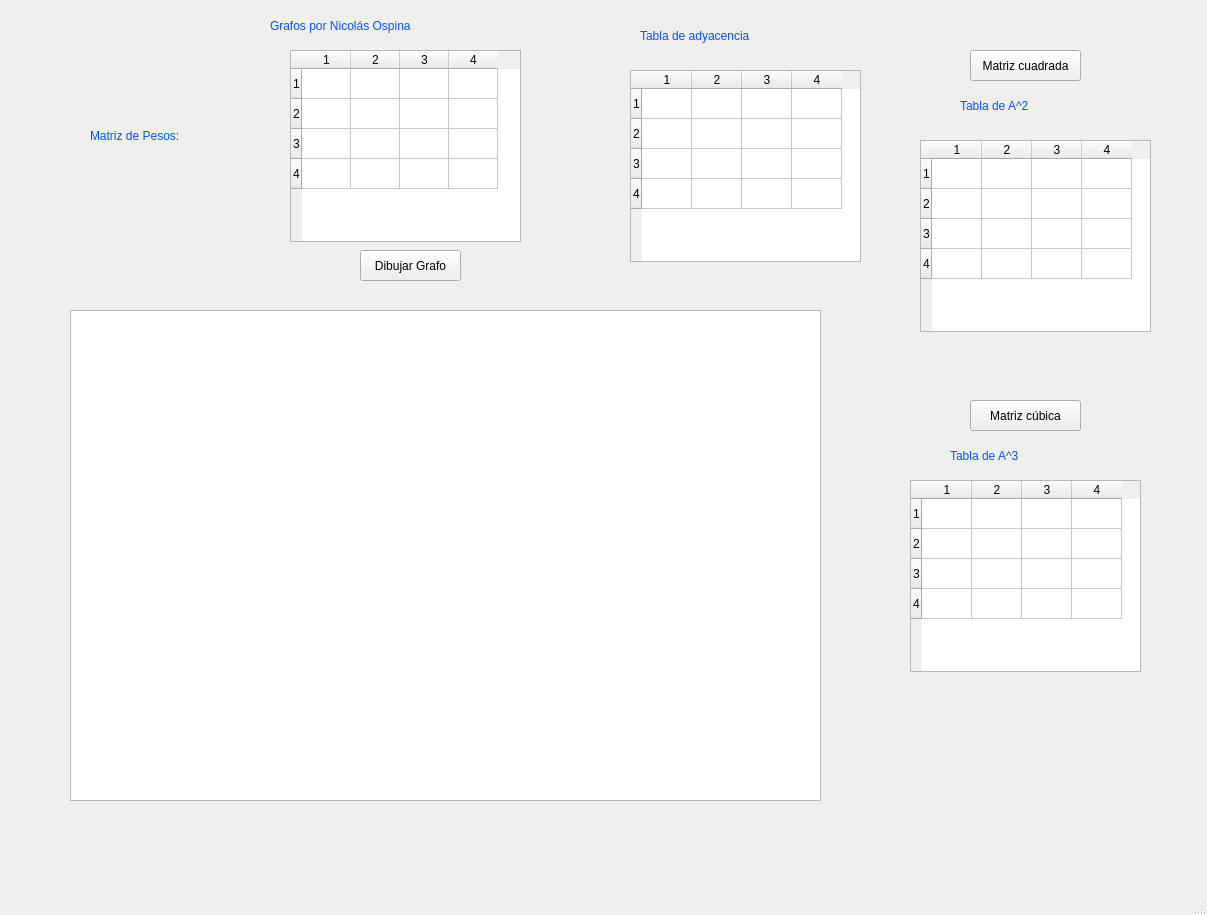
<?xml version="1.0" encoding="UTF-8"?>
<ui version="4.0">
 <class>MainWindow</class>
 <widget class="QMainWindow" name="MainWindow">
  <property name="enabled">
   <bool>true</bool>
  </property>
  <property name="geometry">
   <rect>
    <x>0</x>
    <y>0</y>
    <width>1207</width>
    <height>915</height>
   </rect>
  </property>
  <property name="windowTitle">
   <string>MainWindow</string>
  </property>
  <widget class="QWidget" name="centralwidget">
   <widget class="QTableWidget" name="tableWidget">
    <property name="geometry">
     <rect>
      <x>290</x>
      <y>50</y>
      <width>231</width>
      <height>192</height>
     </rect>
    </property>
    <property name="toolTip">
     <string>Haga doble clic en el cabaezado de un vértice para generar una matriz de pesos</string>
    </property>
    <property name="rowCount">
     <number>4</number>
    </property>
    <property name="columnCount">
     <number>4</number>
    </property>
    <attribute name="horizontalHeaderCascadingSectionResizes">
     <bool>false</bool>
    </attribute>
    <attribute name="horizontalHeaderDefaultSectionSize">
     <number>49</number>
    </attribute>
    <attribute name="verticalHeaderShowSortIndicator" stdset="0">
     <bool>false</bool>
    </attribute>
    <row/>
    <row/>
    <row/>
    <row/>
    <column/>
    <column/>
    <column/>
    <column/>
   </widget>
   <widget class="QPushButton" name="btnPintarGrafo">
    <property name="geometry">
     <rect>
      <x>360</x>
      <y>250</y>
      <width>101</width>
      <height>31</height>
     </rect>
    </property>
    <property name="text">
     <string>Dibujar Grafo</string>
    </property>
   </widget>
   <widget class="QGraphicsView" name="graphicsView">
    <property name="geometry">
     <rect>
      <x>70</x>
      <y>310</y>
      <width>751</width>
      <height>491</height>
     </rect>
    </property>
   </widget>
   <widget class="QLabel" name="lblTtitulo">
    <property name="geometry">
     <rect>
      <x>270</x>
      <y>10</y>
      <width>441</width>
      <height>31</height>
     </rect>
    </property>
    <property name="styleSheet">
     <string notr="true">font: 75 14pt &quot;MS Shell Dlg 2&quot;;
color:rgb(0, 85, 255);</string>
    </property>
    <property name="text">
     <string>Grafos por Nicolás Ospina</string>
    </property>
   </widget>
   <widget class="QLabel" name="lblTtitulo_3">
    <property name="geometry">
     <rect>
      <x>90</x>
      <y>120</y>
      <width>181</width>
      <height>31</height>
     </rect>
    </property>
    <property name="styleSheet">
     <string notr="true">font: 75 14pt &quot;MS Shell Dlg 2&quot;;
color:rgb(0, 85, 255);</string>
    </property>
    <property name="text">
     <string>Matriz de Pesos:</string>
    </property>
   </widget>
   <widget class="QLabel" name="lblTtitulo2">
    <property name="geometry">
     <rect>
      <x>90</x>
      <y>330</y>
      <width>181</width>
      <height>71</height>
     </rect>
    </property>
    <property name="styleSheet">
     <string notr="true">font: 75 14pt &quot;MS Shell Dlg 2&quot;;
color:rgb(0, 85, 255);</string>
    </property>
    <property name="text">
     <string/>
    </property>
    <property name="pixmap">
     <pixmap>logo_eafit_blanco.png</pixmap>
    </property>
   </widget>
   <widget class="QPushButton" name="btnMatriz3">
    <property name="geometry">
     <rect>
      <x>970</x>
      <y>400</y>
      <width>111</width>
      <height>31</height>
     </rect>
    </property>
    <property name="text">
     <string>Matriz cúbica</string>
    </property>
   </widget>
   <widget class="QPushButton" name="btnMatriz2">
    <property name="enabled">
     <bool>true</bool>
    </property>
    <property name="geometry">
     <rect>
      <x>970</x>
      <y>50</y>
      <width>111</width>
      <height>31</height>
     </rect>
    </property>
    <property name="text">
     <string>Matriz cuadrada</string>
    </property>
   </widget>
   <widget class="QTableWidget" name="tblMatriz2">
    <property name="geometry">
     <rect>
      <x>920</x>
      <y>140</y>
      <width>231</width>
      <height>192</height>
     </rect>
    </property>
    <property name="showGrid">
     <bool>true</bool>
    </property>
    <property name="rowCount">
     <number>4</number>
    </property>
    <property name="columnCount">
     <number>4</number>
    </property>
    <attribute name="horizontalHeaderDefaultSectionSize">
     <number>50</number>
    </attribute>
    <row/>
    <row/>
    <row/>
    <row/>
    <column/>
    <column/>
    <column/>
    <column/>
   </widget>
   <widget class="QTableWidget" name="tblMatriz3">
    <property name="geometry">
     <rect>
      <x>910</x>
      <y>480</y>
      <width>231</width>
      <height>192</height>
     </rect>
    </property>
    <property name="showGrid">
     <bool>true</bool>
    </property>
    <property name="rowCount">
     <number>4</number>
    </property>
    <property name="columnCount">
     <number>4</number>
    </property>
    <attribute name="horizontalHeaderDefaultSectionSize">
     <number>50</number>
    </attribute>
    <row/>
    <row/>
    <row/>
    <row/>
    <column/>
    <column/>
    <column/>
    <column/>
   </widget>
   <widget class="QTableWidget" name="tblMatriz">
    <property name="geometry">
     <rect>
      <x>630</x>
      <y>70</y>
      <width>231</width>
      <height>192</height>
     </rect>
    </property>
    <property name="showGrid">
     <bool>true</bool>
    </property>
    <property name="rowCount">
     <number>4</number>
    </property>
    <property name="columnCount">
     <number>4</number>
    </property>
    <attribute name="horizontalHeaderDefaultSectionSize">
     <number>50</number>
    </attribute>
    <row/>
    <row/>
    <row/>
    <row/>
    <column/>
    <column/>
    <column/>
    <column/>
   </widget>
   <widget class="QLabel" name="lblAdyacencia">
    <property name="geometry">
     <rect>
      <x>640</x>
      <y>20</y>
      <width>221</width>
      <height>31</height>
     </rect>
    </property>
    <property name="styleSheet">
     <string notr="true">font: 75 14pt &quot;MS Shell Dlg 2&quot;;
color:rgb(0, 85, 255);</string>
    </property>
    <property name="text">
     <string>Tabla de adyacencia</string>
    </property>
   </widget>
   <widget class="QLabel" name="lblAdyacencia2">
    <property name="geometry">
     <rect>
      <x>960</x>
      <y>90</y>
      <width>151</width>
      <height>31</height>
     </rect>
    </property>
    <property name="styleSheet">
     <string notr="true">font: 75 14pt &quot;MS Shell Dlg 2&quot;;
color:rgb(0, 85, 255);</string>
    </property>
    <property name="text">
     <string>Tabla de A^2</string>
    </property>
   </widget>
   <widget class="QLabel" name="lblAdyacencia3">
    <property name="geometry">
     <rect>
      <x>950</x>
      <y>440</y>
      <width>151</width>
      <height>31</height>
     </rect>
    </property>
    <property name="styleSheet">
     <string notr="true">font: 75 14pt &quot;MS Shell Dlg 2&quot;;
color:rgb(0, 85, 255);</string>
    </property>
    <property name="text">
     <string>Tabla de A^3</string>
    </property>
   </widget>
   <zorder>btnMatriz2</zorder>
   <zorder>tableWidget</zorder>
   <zorder>btnPintarGrafo</zorder>
   <zorder>graphicsView</zorder>
   <zorder>lblTtitulo</zorder>
   <zorder>lblTtitulo_3</zorder>
   <zorder>lblTtitulo2</zorder>
   <zorder>btnMatriz3</zorder>
   <zorder>tblMatriz2</zorder>
   <zorder>tblMatriz3</zorder>
   <zorder>tblMatriz</zorder>
   <zorder>lblAdyacencia</zorder>
   <zorder>lblAdyacencia2</zorder>
   <zorder>lblAdyacencia3</zorder>
  </widget>
  <widget class="QMenuBar" name="menubar">
   <property name="geometry">
    <rect>
     <x>0</x>
     <y>0</y>
     <width>1207</width>
     <height>26</height>
    </rect>
   </property>
  </widget>
  <widget class="QStatusBar" name="statusbar"/>
 </widget>
 <resources/>
 <connections>
  <connection>
   <sender>btnPintarGrafo</sender>
   <signal>clicked()</signal>
   <receiver>btnMatriz2</receiver>
   <slot>show()</slot>
   <hints>
    <hint type="sourcelabel">
     <x>445</x>
     <y>306</y>
    </hint>
    <hint type="destinationlabel">
     <x>1009</x>
     <y>86</y>
    </hint>
   </hints>
  </connection>
  <connection>
   <sender>btnMatriz2</sender>
   <signal>clicked()</signal>
   <receiver>tblMatriz2</receiver>
   <slot>show()</slot>
   <hints>
    <hint type="sourcelabel">
     <x>1054</x>
     <y>86</y>
    </hint>
    <hint type="destinationlabel">
     <x>1049</x>
     <y>226</y>
    </hint>
   </hints>
  </connection>
  <connection>
   <sender>btnMatriz3</sender>
   <signal>clicked()</signal>
   <receiver>tblMatriz3</receiver>
   <slot>show()</slot>
   <hints>
    <hint type="sourcelabel">
     <x>1039</x>
     <y>446</y>
    </hint>
    <hint type="destinationlabel">
     <x>1053</x>
     <y>594</y>
    </hint>
   </hints>
  </connection>
  <connection>
   <sender>btnMatriz2</sender>
   <signal>clicked()</signal>
   <receiver>btnMatriz3</receiver>
   <slot>show()</slot>
   <hints>
    <hint type="sourcelabel">
     <x>1071</x>
     <y>86</y>
    </hint>
    <hint type="destinationlabel">
     <x>1010</x>
     <y>446</y>
    </hint>
   </hints>
  </connection>
  <connection>
   <sender>btnPintarGrafo</sender>
   <signal>clicked()</signal>
   <receiver>tblMatriz2</receiver>
   <slot>hide()</slot>
   <hints>
    <hint type="sourcelabel">
     <x>424</x>
     <y>300</y>
    </hint>
    <hint type="destinationlabel">
     <x>931</x>
     <y>237</y>
    </hint>
   </hints>
  </connection>
  <connection>
   <sender>btnPintarGrafo</sender>
   <signal>clicked()</signal>
   <receiver>btnMatriz3</receiver>
   <slot>hide()</slot>
   <hints>
    <hint type="sourcelabel">
     <x>444</x>
     <y>296</y>
    </hint>
    <hint type="destinationlabel">
     <x>978</x>
     <y>446</y>
    </hint>
   </hints>
  </connection>
  <connection>
   <sender>btnPintarGrafo</sender>
   <signal>clicked()</signal>
   <receiver>tblMatriz3</receiver>
   <slot>hide()</slot>
   <hints>
    <hint type="sourcelabel">
     <x>404</x>
     <y>281</y>
    </hint>
    <hint type="destinationlabel">
     <x>914</x>
     <y>583</y>
    </hint>
   </hints>
  </connection>
  <connection>
   <sender>btnPintarGrafo</sender>
   <signal>clicked()</signal>
   <receiver>tblMatriz</receiver>
   <slot>show()</slot>
   <hints>
    <hint type="sourcelabel">
     <x>379</x>
     <y>295</y>
    </hint>
    <hint type="destinationlabel">
     <x>702</x>
     <y>179</y>
    </hint>
   </hints>
  </connection>
  <connection>
   <sender>btnPintarGrafo</sender>
   <signal>clicked()</signal>
   <receiver>lblAdyacencia</receiver>
   <slot>show()</slot>
   <hints>
    <hint type="sourcelabel">
     <x>459</x>
     <y>293</y>
    </hint>
    <hint type="destinationlabel">
     <x>685</x>
     <y>63</y>
    </hint>
   </hints>
  </connection>
  <connection>
   <sender>btnPintarGrafo</sender>
   <signal>clicked()</signal>
   <receiver>lblAdyacencia2</receiver>
   <slot>hide()</slot>
   <hints>
    <hint type="sourcelabel">
     <x>367</x>
     <y>289</y>
    </hint>
    <hint type="destinationlabel">
     <x>970</x>
     <y>133</y>
    </hint>
   </hints>
  </connection>
  <connection>
   <sender>btnPintarGrafo</sender>
   <signal>clicked()</signal>
   <receiver>lblAdyacencia3</receiver>
   <slot>hide()</slot>
   <hints>
    <hint type="sourcelabel">
     <x>396</x>
     <y>286</y>
    </hint>
    <hint type="destinationlabel">
     <x>954</x>
     <y>483</y>
    </hint>
   </hints>
  </connection>
  <connection>
   <sender>btnMatriz2</sender>
   <signal>clicked()</signal>
   <receiver>lblAdyacencia2</receiver>
   <slot>show()</slot>
   <hints>
    <hint type="sourcelabel">
     <x>1070</x>
     <y>70</y>
    </hint>
    <hint type="destinationlabel">
     <x>1082</x>
     <y>119</y>
    </hint>
   </hints>
  </connection>
  <connection>
   <sender>btnMatriz3</sender>
   <signal>clicked()</signal>
   <receiver>lblAdyacencia3</receiver>
   <slot>show()</slot>
   <hints>
    <hint type="sourcelabel">
     <x>1031</x>
     <y>430</y>
    </hint>
    <hint type="destinationlabel">
     <x>1032</x>
     <y>477</y>
    </hint>
   </hints>
  </connection>
 </connections>
</ui>
